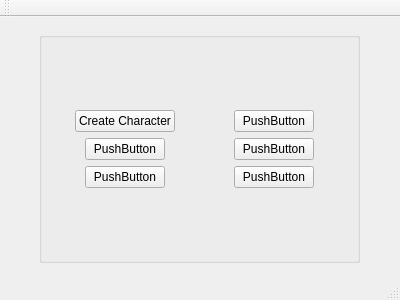
<?xml version="1.0" encoding="UTF-8"?>
<ui version="4.0">
 <class>GameWindow</class>
 <widget class="QMainWindow" name="GameWindow">
  <property name="geometry">
   <rect>
    <x>0</x>
    <y>0</y>
    <width>400</width>
    <height>300</height>
   </rect>
  </property>
  <property name="windowTitle">
   <string>Moredor</string>
  </property>
  <widget class="QWidget" name="centralWidget">
   <property name="minimumSize">
    <size>
     <width>400</width>
     <height>247</height>
    </size>
   </property>
   <property name="layoutDirection">
    <enum>Qt::LeftToRight</enum>
   </property>
   <property name="autoFillBackground">
    <bool>true</bool>
   </property>
   <layout class="QGridLayout" name="gridLayout_3">
    <item row="0" column="0">
     <widget class="QGroupBox" name="groupBox">
      <property name="maximumSize">
       <size>
        <width>321</width>
        <height>231</height>
       </size>
      </property>
      <property name="title">
       <string/>
      </property>
      <property name="flat">
       <bool>false</bool>
      </property>
      <layout class="QGridLayout" name="gridLayout">
       <item row="0" column="0">
        <layout class="QGridLayout" name="gridLayout_2">
         <item row="0" column="0" alignment="Qt::AlignHCenter">
          <widget class="QPushButton" name="pushButton">
           <property name="text">
            <string>Create Character</string>
           </property>
          </widget>
         </item>
         <item row="0" column="1" alignment="Qt::AlignHCenter">
          <widget class="QPushButton" name="pushButton_3">
           <property name="text">
            <string>PushButton</string>
           </property>
          </widget>
         </item>
         <item row="1" column="1" alignment="Qt::AlignHCenter">
          <widget class="QPushButton" name="pushButton_4">
           <property name="text">
            <string>PushButton</string>
           </property>
          </widget>
         </item>
         <item row="2" column="0" alignment="Qt::AlignHCenter|Qt::AlignVCenter">
          <widget class="QPushButton" name="pushButton_5">
           <property name="text">
            <string>PushButton</string>
           </property>
          </widget>
         </item>
         <item row="2" column="1" alignment="Qt::AlignHCenter">
          <widget class="QPushButton" name="pushButton_6">
           <property name="text">
            <string>PushButton</string>
           </property>
          </widget>
         </item>
         <item row="1" column="0" alignment="Qt::AlignHCenter">
          <widget class="QPushButton" name="pushButton_2">
           <property name="text">
            <string>PushButton</string>
           </property>
          </widget>
         </item>
        </layout>
       </item>
      </layout>
     </widget>
    </item>
   </layout>
  </widget>
  <widget class="QMenuBar" name="menuBar">
   <property name="geometry">
    <rect>
     <x>0</x>
     <y>0</y>
     <width>400</width>
     <height>21</height>
    </rect>
   </property>
  </widget>
  <widget class="QToolBar" name="mainToolBar">
   <attribute name="toolBarArea">
    <enum>TopToolBarArea</enum>
   </attribute>
   <attribute name="toolBarBreak">
    <bool>false</bool>
   </attribute>
  </widget>
  <widget class="QStatusBar" name="statusBar"/>
 </widget>
 <layoutdefault spacing="6" margin="11"/>
 <resources/>
 <connections/>
</ui>
